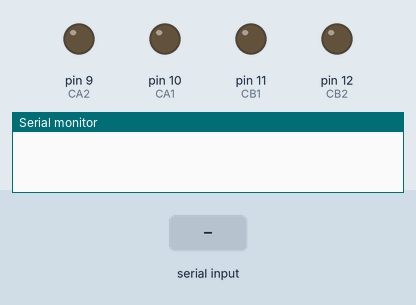
This sketch was run on a simulated Arduino Uno, built with avr-gcc and run on an emulated ATmega328P. Parts: output pins drawn as LEDs (lit = HIGH), the last lines printed to the serial monitor. The test bench sets the inputs (shaded band).

Above: at 1.2 s.
1.3 s: "*forward" received over Serial
At 2.2 s:
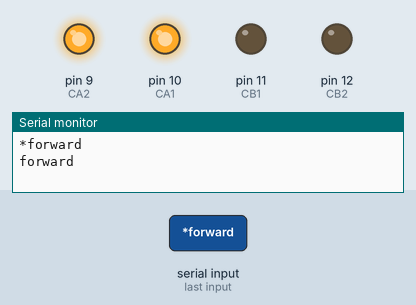
2.8 s: "*left" received over Serial
At 3.5 s:
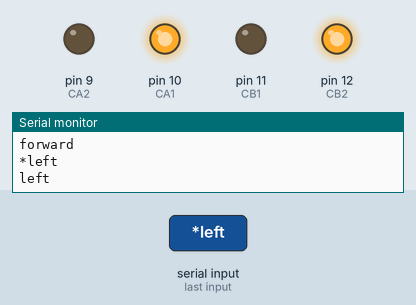
4.3 s: "*right" received over Serial
At 5.0 s:
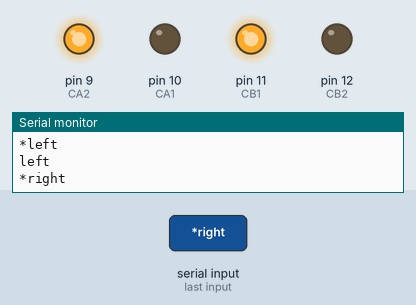
5.8 s: "*backward" received over Serial
At 7.2 s:
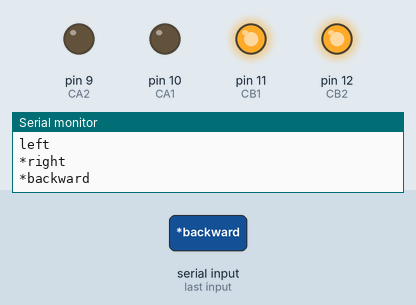
Timing chart, 0 to 8.3 s (numbered marks = the images above; inputs shaded):
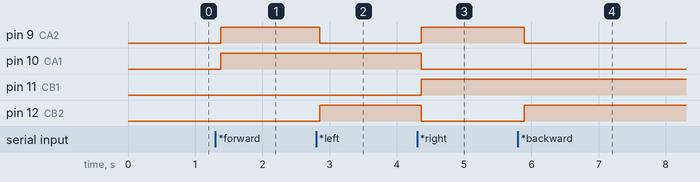

The sketch:

voice_controlled_robo.ino
```cpp
String voice;
int CA1=10,CB1=11,CA2=9,CB2=12;
void setup() {
  // put your setup code here, to run once:
  pinMode(CA1,OUTPUT);
  pinMode(CA2,OUTPUT);
  pinMode(CB1,OUTPUT);
  pinMode(CB2,OUTPUT);
  Serial.begin(9600);
}

void loop() {
  while(Serial.available()){
    delay(10);
    char c=Serial.read();
    if(c== '#'){
      break;}
    voice+=c;}
   if(voice.length()>0){
    Serial.println(voice);
     if(voice=="*forward")
  {forward();}
  else if(voice=="*left")
  {left();Serial.println("left");}
  else if(voice=="*right")
  right();
  else if(voice=="*stop")
  Stop();
  else if(voice=="*backward")
  backword();
  voice="";
  }

}
void forward()
{digitalWrite(CA1,HIGH);
digitalWrite(CB1,LOW);
digitalWrite(CA2,HIGH);
digitalWrite(CB2,LOW);
Serial.println("forward");
}
void right()
{digitalWrite(CA1,LOW);
digitalWrite(CB1,HIGH);
digitalWrite(CA2,HIGH);
digitalWrite(CB2,LOW);
}
void left()
{digitalWrite(CA1,HIGH);
digitalWrite(CB1,LOW);
digitalWrite(CA2,LOW);
digitalWrite(CB2,HIGH);
}
void Stop()
{digitalWrite(CA1,LOW);
digitalWrite(CB1,LOW);
digitalWrite(CA2,LOW);
digitalWrite(CB2,LOW);
}
void backword()
{digitalWrite(CA1,LOW);
digitalWrite(CB1,HIGH);
digitalWrite(CA2,LOW);
digitalWrite(CB2,HIGH);
}
```

Measured:
- after the input at 1.3 s, pin 9 (CA2), pin 10 (CA1): LOW → HIGH after 0.08 s
- after the input at 2.8 s, pin 9 (CA2): HIGH → LOW after 0.05 s; pin 12 (CB2): LOW → HIGH after 0.05 s
- after the input at 4.3 s, pin 9 (CA2), pin 11 (CB1): LOW → HIGH after 0.06 s; pin 10 (CA1), pin 12 (CB2): HIGH → LOW after 0.06 s
- after the input at 5.8 s, pin 9 (CA2): HIGH → LOW after 0.09 s; pin 12 (CB2): LOW → HIGH after 0.09 s
